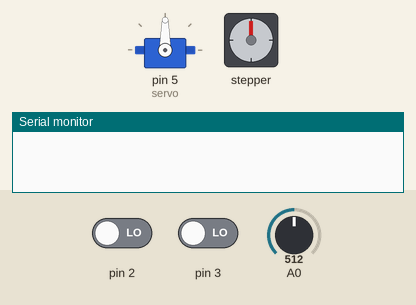
The sketch below on a simulated Arduino Uno, built with avr-gcc and run on an emulated ATmega328P. Parts: servo, stepper motor, the last lines printed to the serial monitor. Inputs (shaded band) come from the test bench; at power-on: pin 2 LOW, pin 3 LOW, A0 = 512. Stepper angles assume 2048 steps per turn.

Above: at 1.2 s.
1.3 s: pin 2 driven HIGH
At 1.77 s:
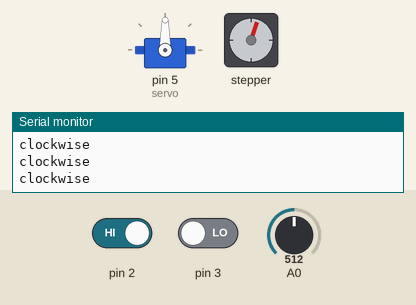
4.3 s: pin 2 driven LOW and pin 3 driven HIGH
7.3 s: pin 3 driven LOW
At 7.3 s:
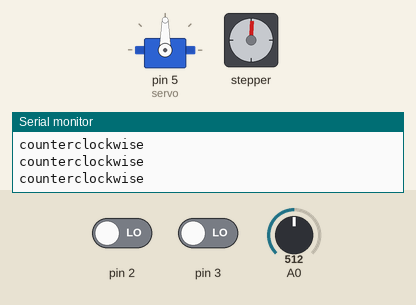
8.8 s: A0 set to 716
At 10.0 s:
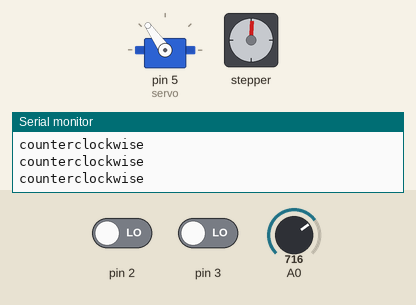
10.3 s: A0 set to 900
At 11.2 s:
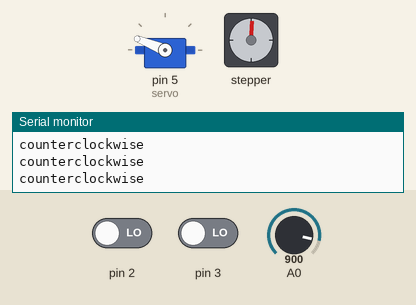
11.8 s: pin 2 driven HIGH
At 12.27 s:
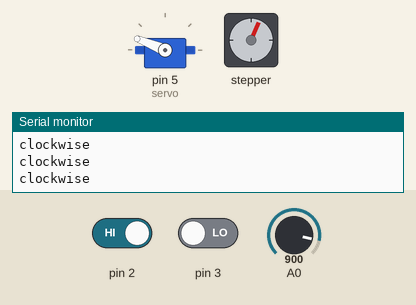
Timing chart, 0 to 17.7 s (numbered marks = the images above; inputs shaded):
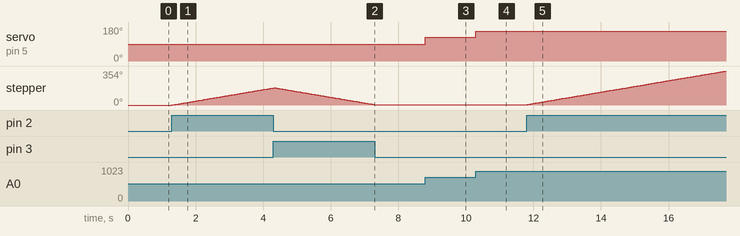

Measured:
- after the input at 1.3 s, stepper: keeps turning clockwise at about 59°/s, starting at once
- after the input at 7.3 s, stepper: stops changing and stays 4°
- after the input at 8.8 s, servo on pin 5 (servo): 90° → 125° at once
- after the input at 10.3 s, servo on pin 5 (servo): 125° → 158° at once
- after the input at 11.8 s, stepper: keeps turning clockwise at about 59°/s, starting at once

The sketch:

sketch_jul26a.ino
```cpp
/*Example sketch to control a 28BYJ-48 stepper motor with ULN2003 driver board, and Arduino UNO. More info: https://www.makerguides.com */
// Include the Arduino Stepper Library:
#include <Stepper.h>
#include <Servo.h>
// Number of steps per rotation:
const int stepsPerRevolution = 2048;
//Wiring:
// Pin 8 to IN1 on the ULN2003 driver
// Pin 9 to IN2 on the ULN2003 driver
// Pin 10 to IN3 on the ULN2003 driver
// Pin 11 to IN4 on the ULN2003 driver
// Create stepper object called 'myStepper', note the pin order:
Stepper myStepper = Stepper(stepsPerRevolution, 8, 10, 9, 11);
Servo servo;

void setup()
{
  // Set the speed to 5 rpm:
  myStepper.setSpeed(10);
  servo.attach(5);
  // Initialize the serial port:
  Serial.begin(9600);
  pinMode(2, INPUT);
  pinMode(3, INPUT);
}
void loop()
{
 int pot = map(analogRead(A0),0,1024,0,180);
 servo.write(pot);

 while(digitalRead(2) == HIGH) {
  Serial.println("clockwise");
  myStepper.step(25);
  //delay(500);
  }

 while(digitalRead(3) == HIGH) {
  Serial.println("counterclockwise");
  myStepper.step(-25);
  //delay(500);
 }
}
```
